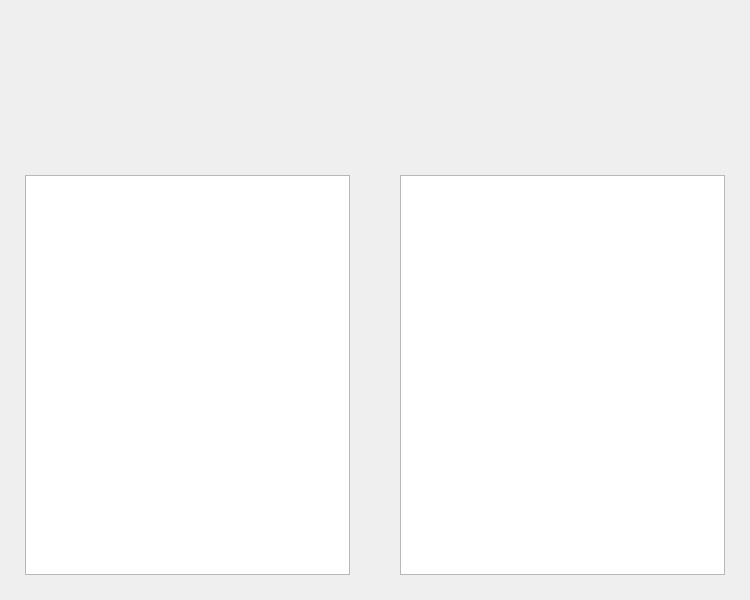
<?xml version="1.0" encoding="UTF-8"?>
<ui version="4.0">
 <class>MyLogger</class>
 <widget class="QDialog" name="MyLogger">
  <property name="geometry">
   <rect>
    <x>0</x>
    <y>0</y>
    <width>750</width>
    <height>600</height>
   </rect>
  </property>
  <property name="minimumSize">
   <size>
    <width>750</width>
    <height>600</height>
   </size>
  </property>
  <property name="maximumSize">
   <size>
    <width>750</width>
    <height>600</height>
   </size>
  </property>
  <property name="windowTitle">
   <string>调试信息</string>
  </property>
  <widget class="QTextEdit" name="teCamera">
   <property name="geometry">
    <rect>
     <x>25</x>
     <y>175</y>
     <width>325</width>
     <height>400</height>
    </rect>
   </property>
   <property name="readOnly">
    <bool>true</bool>
   </property>
  </widget>
  <widget class="QTextEdit" name="teSerial">
   <property name="geometry">
    <rect>
     <x>400</x>
     <y>175</y>
     <width>325</width>
     <height>400</height>
    </rect>
   </property>
   <property name="readOnly">
    <bool>true</bool>
   </property>
  </widget>
  <widget class="QLabel" name="lblDebugBGN">
   <property name="geometry">
    <rect>
     <x>0</x>
     <y>0</y>
     <width>750</width>
     <height>600</height>
    </rect>
   </property>
   <property name="text">
    <string/>
   </property>
  </widget>
  <zorder>lblDebugBGN</zorder>
  <zorder>teCamera</zorder>
  <zorder>teSerial</zorder>
 </widget>
 <layoutdefault spacing="6" margin="11"/>
 <resources/>
 <connections/>
</ui>
